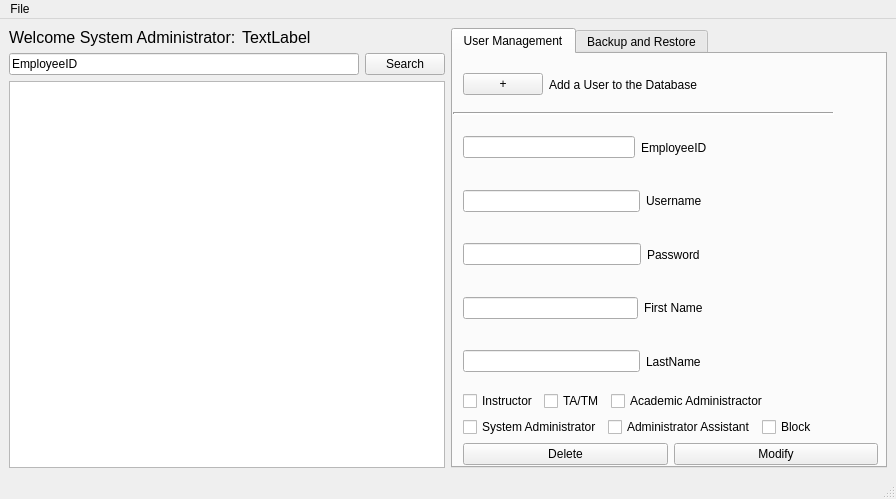
<?xml version="1.0" encoding="UTF-8"?>
<ui version="4.0">
 <class>SysAdminView</class>
 <widget class="QMainWindow" name="SysAdminView">
  <property name="geometry">
   <rect>
    <x>0</x>
    <y>0</y>
    <width>896</width>
    <height>499</height>
   </rect>
  </property>
  <property name="windowTitle">
   <string>MainWindow</string>
  </property>
  <widget class="QWidget" name="centralwidget">
   <layout class="QGridLayout" name="gridLayout">
    <item row="0" column="0">
     <layout class="QHBoxLayout" name="horizontalLayout">
      <item>
       <widget class="QLabel" name="label">
        <property name="font">
         <font>
          <pointsize>12</pointsize>
         </font>
        </property>
        <property name="text">
         <string>Welcome System Administrator:</string>
        </property>
       </widget>
      </item>
      <item>
       <widget class="QLabel" name="label_NameDisplay">
        <property name="font">
         <font>
          <pointsize>12</pointsize>
         </font>
        </property>
        <property name="text">
         <string>TextLabel</string>
        </property>
       </widget>
      </item>
     </layout>
    </item>
    <item row="0" column="1" rowspan="3">
     <widget class="QTabWidget" name="tabWidget">
      <property name="currentIndex">
       <number>0</number>
      </property>
      <property name="usesScrollButtons">
       <bool>false</bool>
      </property>
      <property name="tabsClosable">
       <bool>false</bool>
      </property>
      <property name="movable">
       <bool>true</bool>
      </property>
      <widget class="QWidget" name="useramange">
       <attribute name="title">
        <string>User Management</string>
       </attribute>
       <widget class="QWidget" name="horizontalLayoutWidget">
        <property name="geometry">
         <rect>
          <x>10</x>
          <y>10</y>
          <width>371</width>
          <height>41</height>
         </rect>
        </property>
        <layout class="QHBoxLayout" name="horizontalLayout_2">
         <item>
          <widget class="QPushButton" name="addUserAccount">
           <property name="text">
            <string>+</string>
           </property>
          </widget>
         </item>
         <item>
          <widget class="QLabel" name="label_2">
           <property name="text">
            <string>Add a User to the Database</string>
           </property>
          </widget>
         </item>
         <item>
          <spacer name="horizontalSpacer">
           <property name="orientation">
            <enum>Qt::Horizontal</enum>
           </property>
           <property name="sizeHint" stdset="0">
            <size>
             <width>40</width>
             <height>20</height>
            </size>
           </property>
          </spacer>
         </item>
        </layout>
       </widget>
       <widget class="QWidget" name="horizontalLayoutWidget_2">
        <property name="geometry">
         <rect>
          <x>0</x>
          <y>50</y>
          <width>381</width>
          <height>20</height>
         </rect>
        </property>
        <layout class="QHBoxLayout" name="horizontalLayout_3">
         <item>
          <widget class="Line" name="line">
           <property name="font">
            <font>
             <pointsize>17</pointsize>
            </font>
           </property>
           <property name="frameShadow">
            <enum>QFrame::Sunken</enum>
           </property>
           <property name="lineWidth">
            <number>2</number>
           </property>
           <property name="orientation">
            <enum>Qt::Horizontal</enum>
           </property>
          </widget>
         </item>
        </layout>
       </widget>
       <widget class="QWidget" name="verticalLayoutWidget">
        <property name="geometry">
         <rect>
          <x>10</x>
          <y>70</y>
          <width>415</width>
          <height>341</height>
         </rect>
        </property>
        <layout class="QVBoxLayout" name="verticalLayout">
         <item>
          <layout class="QHBoxLayout" name="horizontalLayout_4">
           <item>
            <widget class="QLineEdit" name="lineEdit_eID">
             <property name="font">
              <font>
               <italic>true</italic>
              </font>
             </property>
             <property name="readOnly">
              <bool>true</bool>
             </property>
            </widget>
           </item>
           <item>
            <widget class="QLabel" name="label_3">
             <property name="text">
              <string>EmployeeID</string>
             </property>
            </widget>
           </item>
           <item>
            <spacer name="horizontalSpacer_2">
             <property name="orientation">
              <enum>Qt::Horizontal</enum>
             </property>
             <property name="sizeHint" stdset="0">
              <size>
               <width>40</width>
               <height>20</height>
              </size>
             </property>
            </spacer>
           </item>
          </layout>
         </item>
         <item>
          <layout class="QHBoxLayout" name="horizontalLayout_8">
           <item>
            <widget class="QLineEdit" name="lineEdit_username"/>
           </item>
           <item>
            <widget class="QLabel" name="label_4">
             <property name="text">
              <string>Username</string>
             </property>
            </widget>
           </item>
           <item>
            <spacer name="horizontalSpacer_3">
             <property name="orientation">
              <enum>Qt::Horizontal</enum>
             </property>
             <property name="sizeHint" stdset="0">
              <size>
               <width>40</width>
               <height>20</height>
              </size>
             </property>
            </spacer>
           </item>
          </layout>
         </item>
         <item>
          <layout class="QHBoxLayout" name="horizontalLayout_7">
           <item>
            <widget class="QLineEdit" name="lineEdit_password">
             <property name="font">
              <font>
               <italic>false</italic>
              </font>
             </property>
             <property name="readOnly">
              <bool>false</bool>
             </property>
            </widget>
           </item>
           <item>
            <widget class="QLabel" name="label_5">
             <property name="text">
              <string>Password</string>
             </property>
            </widget>
           </item>
           <item>
            <spacer name="horizontalSpacer_4">
             <property name="orientation">
              <enum>Qt::Horizontal</enum>
             </property>
             <property name="sizeHint" stdset="0">
              <size>
               <width>40</width>
               <height>20</height>
              </size>
             </property>
            </spacer>
           </item>
          </layout>
         </item>
         <item>
          <layout class="QHBoxLayout" name="horizontalLayout_6">
           <item>
            <widget class="QLineEdit" name="lineEdit_firstname"/>
           </item>
           <item>
            <widget class="QLabel" name="label_6">
             <property name="text">
              <string>First Name</string>
             </property>
            </widget>
           </item>
           <item>
            <spacer name="horizontalSpacer_5">
             <property name="orientation">
              <enum>Qt::Horizontal</enum>
             </property>
             <property name="sizeHint" stdset="0">
              <size>
               <width>40</width>
               <height>20</height>
              </size>
             </property>
            </spacer>
           </item>
          </layout>
         </item>
         <item>
          <layout class="QHBoxLayout" name="horizontalLayout_5">
           <item>
            <widget class="QLineEdit" name="lineEdit_lastname"/>
           </item>
           <item>
            <widget class="QLabel" name="label_7">
             <property name="text">
              <string>LastName</string>
             </property>
            </widget>
           </item>
           <item>
            <spacer name="horizontalSpacer_6">
             <property name="orientation">
              <enum>Qt::Horizontal</enum>
             </property>
             <property name="sizeHint" stdset="0">
              <size>
               <width>40</width>
               <height>20</height>
              </size>
             </property>
            </spacer>
           </item>
          </layout>
         </item>
         <item>
          <layout class="QHBoxLayout" name="horizontalLayout_9">
           <item>
            <widget class="QCheckBox" name="checkBox_instructor">
             <property name="text">
              <string>Instructor</string>
             </property>
            </widget>
           </item>
           <item>
            <widget class="QCheckBox" name="checkBox_TA">
             <property name="text">
              <string>TA/TM</string>
             </property>
            </widget>
           </item>
           <item>
            <widget class="QCheckBox" name="checkBox_acaAdmin">
             <property name="text">
              <string>Academic Administractor</string>
             </property>
            </widget>
           </item>
           <item>
            <spacer name="horizontalSpacer_7">
             <property name="orientation">
              <enum>Qt::Horizontal</enum>
             </property>
             <property name="sizeHint" stdset="0">
              <size>
               <width>40</width>
               <height>20</height>
              </size>
             </property>
            </spacer>
           </item>
          </layout>
         </item>
         <item>
          <layout class="QHBoxLayout" name="horizontalLayout_10">
           <item>
            <widget class="QCheckBox" name="checkBox_sysadmin">
             <property name="text">
              <string>System Administrator</string>
             </property>
            </widget>
           </item>
           <item>
            <widget class="QCheckBox" name="checkBox_adminAssist">
             <property name="text">
              <string>Administrator Assistant</string>
             </property>
            </widget>
           </item>
           <item>
            <widget class="QCheckBox" name="checkBox_blockStatus">
             <property name="text">
              <string>Block</string>
             </property>
            </widget>
           </item>
           <item>
            <spacer name="horizontalSpacer_8">
             <property name="orientation">
              <enum>Qt::Horizontal</enum>
             </property>
             <property name="sizeHint" stdset="0">
              <size>
               <width>40</width>
               <height>20</height>
              </size>
             </property>
            </spacer>
           </item>
          </layout>
         </item>
         <item>
          <layout class="QHBoxLayout" name="horizontalLayout_11">
           <item>
            <widget class="QPushButton" name="deleteAccount">
             <property name="text">
              <string>Delete</string>
             </property>
            </widget>
           </item>
           <item>
            <widget class="QPushButton" name="modifyAccount">
             <property name="text">
              <string>Modify</string>
             </property>
            </widget>
           </item>
          </layout>
         </item>
        </layout>
       </widget>
      </widget>
      <widget class="QWidget" name="tab_2">
       <attribute name="title">
        <string>Backup and Restore</string>
       </attribute>
      </widget>
     </widget>
    </item>
    <item row="1" column="0">
     <layout class="QHBoxLayout" name="horizontalLayout_12">
      <item>
       <widget class="QLineEdit" name="lineEdit_searchEmployeeID">
        <property name="autoFillBackground">
         <bool>false</bool>
        </property>
        <property name="text">
         <string>EmployeeID</string>
        </property>
        <property name="echoMode">
         <enum>QLineEdit::Normal</enum>
        </property>
        <property name="clearButtonEnabled">
         <bool>false</bool>
        </property>
       </widget>
      </item>
      <item>
       <widget class="QPushButton" name="pushButton_searchEmployeeID">
        <property name="text">
         <string>Search</string>
        </property>
       </widget>
      </item>
     </layout>
    </item>
    <item row="2" column="0">
     <widget class="QTableView" name="tableView_UserAccounts"/>
    </item>
   </layout>
  </widget>
  <widget class="QMenuBar" name="menubar">
   <property name="geometry">
    <rect>
     <x>0</x>
     <y>0</y>
     <width>896</width>
     <height>21</height>
    </rect>
   </property>
   <widget class="QMenu" name="menuFile">
    <property name="title">
     <string>File</string>
    </property>
    <addaction name="actionLog_Out"/>
   </widget>
   <addaction name="menuFile"/>
  </widget>
  <widget class="QStatusBar" name="statusbar"/>
  <action name="actionLog_Out">
   <property name="text">
    <string>Log Out</string>
   </property>
  </action>
 </widget>
 <resources/>
 <connections/>
</ui>
